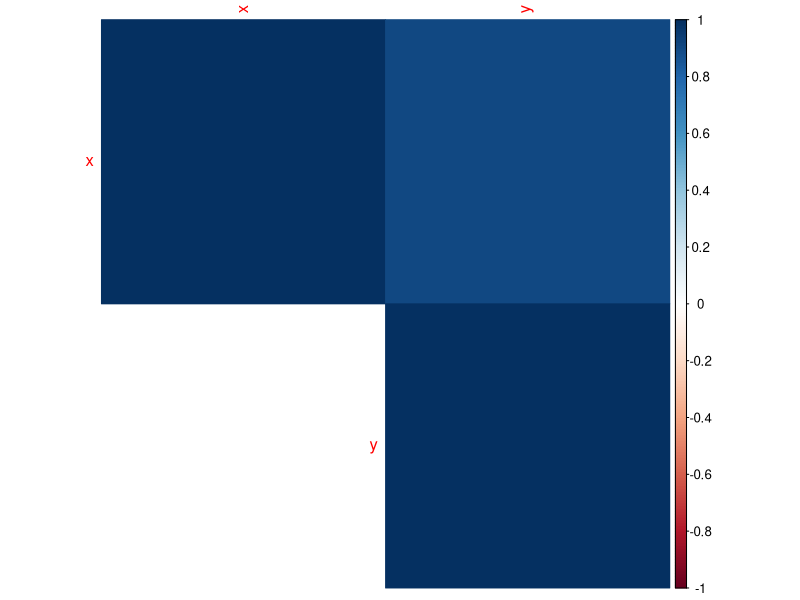
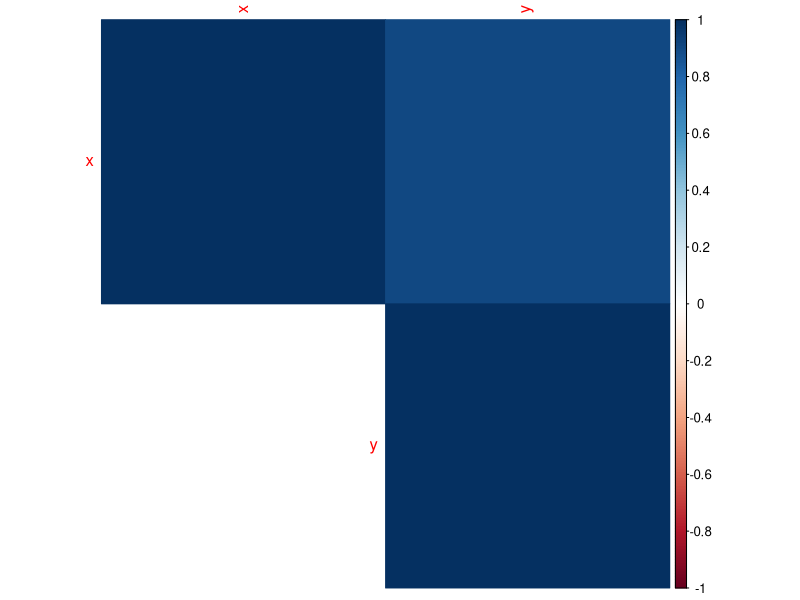

Source code (R) for these figures, in order:

library(ggplot2)
library(corrplot) 


data <- data.frame(
  x = c(1, 2, 3, 4, 5),
  y = c(2, 3, 5, 4, 6)
)

correlation_matrix <- cor(data)
correlation_coefficient <- correlation_matrix[1, 2]
print(correlation_coefficient)
corrplot(correlation_matrix, method = "color", type = "upper", tl.cex = 1.0)
corrplot(correlation_matrix, method = "color", type = "upper", tl.cex = 1.0)
